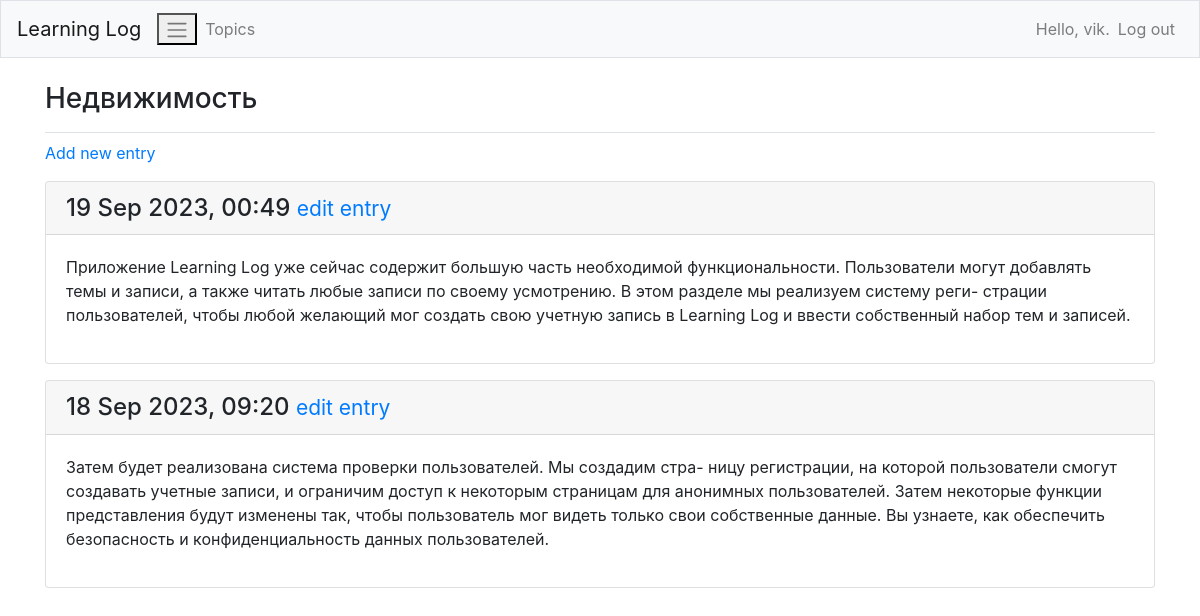
The page /topics/2/ (signed in) on the database its author committed.
### learning_logs/models.py (models this page shows, shortened)
class Topic(models.Model):
    text = models.CharField(max_length=200)
    date_added = models.DateTimeField(auto_now_add=True)
    owner = models.ForeignKey(User, on_delete=models.CASCADE)
    def __str__(self):
        return self.text

class Entry(models.Model):
    topic = models.ForeignKey(Topic, on_delete=models.CASCADE)
    text = models.TextField()
    date_added = models.DateTimeField(auto_now_add=True)
    class Meta:
        verbose_name_plural = 'entries'

### learning_logs/views.py (the view)
# urls.py: path('topics/<int:topic_id>/', views.topic, name='topic'),
@login_required
def topic(request, topic_id):
    topic = Topic.objects.get(id=topic_id)
    if topic.owner != request.user:
        raise Http404
    entries = topic.entry_set.order_by('-date_added')
    context = {'topic': topic, 'entries': entries}
    return render(request, 'learning_logs/topic.html', context)

### learning_logs/templates/learning_logs/topic.html
{% extends "learning_logs/base.html" %}
{% block page_header %}
  <h3>{{ topic }}</h3>
{% endblock page_header %}
{% block content %}
    <p>
        <a href="{% url 'learning_logs:new_entry' topic.id %}">Add new entry</a>
    </p>
    {% for entry in entries %}
        <div class="card mb-3">
            <h4 class="card-header">
                {{ entry.date_added|date:'d M Y, H:i' }}
                <small><a href="{% url 'learning_logs:edit_entry' entry.id %}">edit entry</a></small>
            </h4>
            <div class="card-body">
                {{ entry.text|linebreaks }}
            </div>
        </div>
    {% empty %}
        <p>There are no entries for this topic yet.</p>
    {% endfor %}
{% endblock content %}

### learning_logs/templates/learning_logs/base.html (shortened to what this page needs)
{% load bootstrap4 %}
<!DOCTYPE html>
<html lang="en">
<head>
    {% bootstrap_css %}
</head>
<body>
    <nav class="navbar navbar-expand-md navbar-light bg-light mb-4 border">
        <a class ="navbar-brand" href="{% url 'learning_logs:index' %}">Learning Log</a>
        <button class="toggler-navbar" type="button" data-toggle="collapse" data-target="#navbarCollapse" aria-controls="navbarCollapse" aria-expanded="false" aria-label="Toggle navigation"><span class="navbar-toggler-icon"></span></button>
        <div class="collapse navbar-collapse" id="navbarCollapse">
            <ul class="navbar-nav mr-auto">
              <li class="nav-item">
                <a class="nav-link" href="{% url 'learning_logs:topics'%}">
                    Topics</a></li>
            </ul>
            <ul class="navbar-nav ml-auto">
                {% if user.is_authenticated %}
                    <li class="nav-item">
                        <span class="navbar-text"}">Hello, {{ user.username }}.</span>
                    </li>
                <li class="nav-item">
                    <a class="nav-link" href="{% url 'users:logout' %}">Log out</a>
                </li>
                {% else %}
                <li class="nav-item">
                    <a class="nav-link" href="{% url 'users:register' %}">Register</a>
                </li>
                <li class="nav-item">
                    <a class="nav-link" href="{% url 'users:login' %}">Log in</a></li>
            {% endif %}
            </ul>
        </div>
    </nav>
    <main role="main" class="container">
        <div class="pb-2 mb-2 border-bottom">
            {% block page_header %}{% endblock page_header %}
        </div>
        <div>
            {% block content %}{% endblock content %}
        </div>
    </main>
</body>
</html>

### rows shown on the page
Topic: text "Недвижимость"
Entry: date_added "19 Sep 2023, 00:49", text "Приложение Learning Log уже сейчас содержит большую часть необходимой функциональности. Пользователи могут добавлять темы и записи, а также читать любые записи по своему усмотрению. В этом разделе мы реализуем систему реги- страции пользователей, чтобы любой желающий мог создать свою учетную запись в Learning Log и ввести собственный набор тем и записей."
Entry: date_added "18 Sep 2023, 09:20", text "Затем будет реализована система проверки пользователей. Мы создадим стра- ницу регистрации, на которой пользователи смогут создавать учетные записи, и ограничим доступ к некоторым страницам для анонимных пользователей. Затем некоторые функции представления будут изменены так, чтобы пользователь мог видеть только свои собственные данные. Вы узнаете, как обеспечить безопасность и конфиденциальность данных пользователей."

### other values the page prints
{{ user.username }} "vik"
